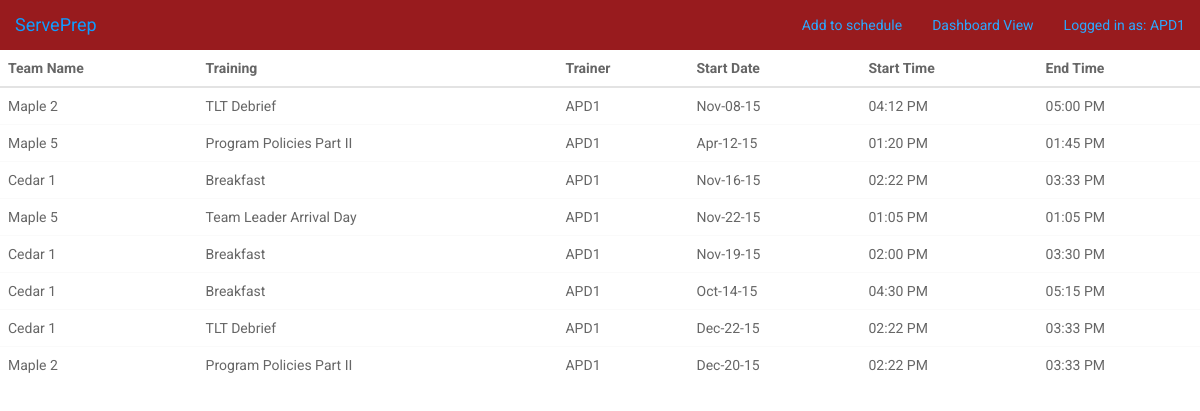
/dashboard (signed in), run on the app's committed database.
### model.py (models this page shows)
class TrainingAssignment(db.Model):
    __tablename__ = "training_assignments"
    assignment_id = db.Column(db.Integer, autoincrement=True, primary_key=True)
    team_id = db.Column(db.Integer, db.ForeignKey('teams.team_id'),
                        nullable=False, default="unknown")
    training_id = db.Column(db.Integer, db.ForeignKey('trainings.training_id'), nullable=False, default="unknown")
    staff_id = db.Column(db.String(15), db.ForeignKey('staff.staff_id'), nullable=True, default="unknown")
    start_date = db.Column(db.DateTime, nullable=False)
    end_date = db.Column(db.DateTime, nullable=True)
    start_time = db.Column(db.DateTime, nullable=True)
    end_time = db.Column(db.DateTime, nullable=True)
    staff = db.relationship("Staff", backref=db.backref("training_assignments"))

### server.py (the view)
@app.route('/dashboard')
def process_request():
    if session["staff_id"] == "ADMIN":
        assignments = TrainingAssignment.query.all()
    else:
        assignments = TrainingAssignment.query.filter_by(staff_id = session["staff_id"]).all()
    return render_template("dashboard.html", assignments=assignments)

### server.py (called while the page is built)
@app.template_filter('date')
def datetimeformat(value, format='%b-%d-%y'):
    return value.strftime(format)

@app.template_filter('time')
def timeformat(value, format='%I:%M %p'):
    return value.strftime(format)

### templates/dashboard.html (shortened to what this page needs)
{% extends 'base.html' %}
{% block content %}
<html lang="en">
<head>
    <link href="static/css/bootstrap.css" rel="stylesheet" />
    <link href="static/css/fresh-bootstrap-table.css" rel="stylesheet" />
    <link href="http://maxcdn.bootstrapcdn.com/font-awesome/4.2.0/css/font-awesome.min.css" rel="stylesheet">
</head>
<body>
<div class="wrapper">
    <div class="fresh-table full-screen-table toolbar-color-blue style="display:block;"">
        <table id="fresh-table" class="table">
            <thead>
                <th data-field="team">Team Name</th>
                <th data-field="training" data-sortable="true">Training</th>
                <th data-field="trainer" data-sortable="true">Trainer</th>
                <th data-field="Start Date" data-sortable="true">Start Date</th>
                <th data-field="Start Time" data-sortable="true">Start Time</th>
                <th data-field="End Time" data-formatter="true">End Time</th>
            </thead>
            <tbody>
        {% for assignment in assignments %}
    <tr>
        <td>{{assignment.team_id}}</td>
        <td>{{assignment.training_id}}</td>
        <td>{{assignment.staff_id}}</td>
        <td>{{assignment.start_date|date}}</td>
        <td>{{assignment.start_time|time}}</td>
        <td>{{assignment.end_time|time}}</td>
    </tr>
    {% endfor %}
{% endblock %}

### data on the page
TrainingAssignment: team_id "Maple 2", training_id "TLT Debrief", staff_id "APD1", start_date "Nov-08-15", start_time "04:12 PM", end_time "05:00 PM"
TrainingAssignment: team_id "Maple 5", training_id "Program Policies Part II", staff_id "APD1", start_date "Apr-12-15", start_time "01:20 PM", end_time "01:45 PM"
TrainingAssignment: team_id "Cedar 1", training_id "Breakfast", staff_id "APD1", start_date "Nov-16-15", start_time "02:22 PM", end_time "03:33 PM"
TrainingAssignment: team_id "Maple 5", training_id "Team Leader Arrival Day", staff_id "APD1", start_date "Nov-22-15", start_time "01:05 PM", end_time "01:05 PM"
TrainingAssignment: team_id "Cedar 1", training_id "Breakfast", staff_id "APD1", start_date "Nov-19-15", start_time "02:00 PM", end_time "03:30 PM"
TrainingAssignment: team_id "Cedar 1", training_id "Breakfast", staff_id "APD1", start_date "Oct-14-15", start_time "04:30 PM", end_time "05:15 PM"
TrainingAssignment: team_id "Cedar 1", training_id "TLT Debrief", staff_id "APD1", start_date "Dec-22-15", start_time "02:22 PM", end_time "03:33 PM"
TrainingAssignment: team_id "Maple 2", training_id "Program Policies Part II", staff_id "APD1", start_date "Dec-20-15", start_time "02:22 PM", end_time "03:33 PM"

### other printed values
{{ session['staff_id'] }} "APD1"
